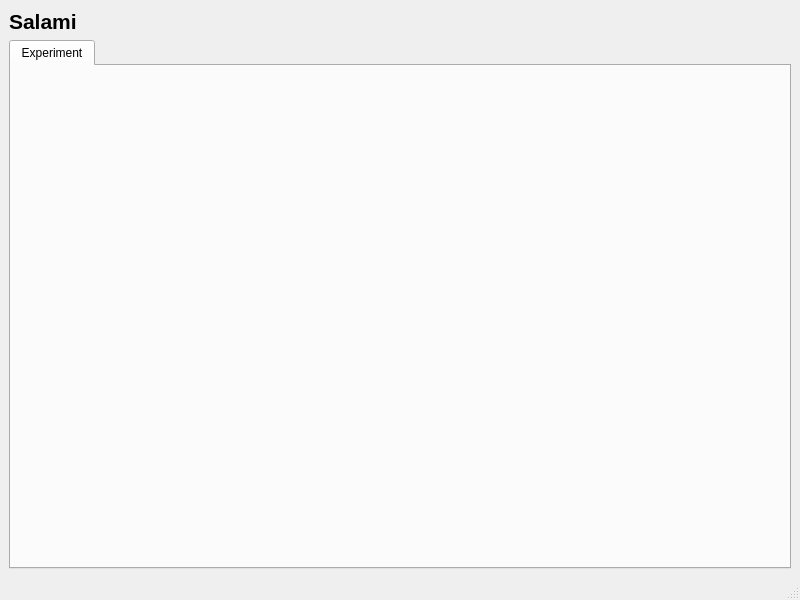
<?xml version="1.0" encoding="UTF-8"?>
<ui version="4.0">
 <class>MainWindow</class>
 <widget class="QMainWindow" name="MainWindow">
  <property name="geometry">
   <rect>
    <x>0</x>
    <y>0</y>
    <width>800</width>
    <height>600</height>
   </rect>
  </property>
  <property name="windowTitle">
   <string>MainWindow</string>
  </property>
  <widget class="QWidget" name="centralwidget">
   <layout class="QGridLayout" name="gridLayout">
    <item row="0" column="0">
     <widget class="QLabel" name="label_title">
      <property name="font">
       <font>
        <pointsize>16</pointsize>
        <weight>75</weight>
        <bold>true</bold>
       </font>
      </property>
      <property name="text">
       <string>Salami</string>
      </property>
     </widget>
    </item>
    <item row="1" column="0">
     <widget class="QTabWidget" name="tabWidget">
      <property name="toolTipDuration">
       <number>0</number>
      </property>
      <property name="currentIndex">
       <number>0</number>
      </property>
      <widget class="QWidget" name="tab">
       <attribute name="title">
        <string>Experiment</string>
       </attribute>
      </widget>
     </widget>
    </item>
   </layout>
  </widget>
  <widget class="QMenuBar" name="menubar">
   <property name="geometry">
    <rect>
     <x>0</x>
     <y>0</y>
     <width>800</width>
     <height>26</height>
    </rect>
   </property>
  </widget>
  <widget class="QStatusBar" name="statusbar"/>
 </widget>
 <resources/>
 <connections/>
</ui>
